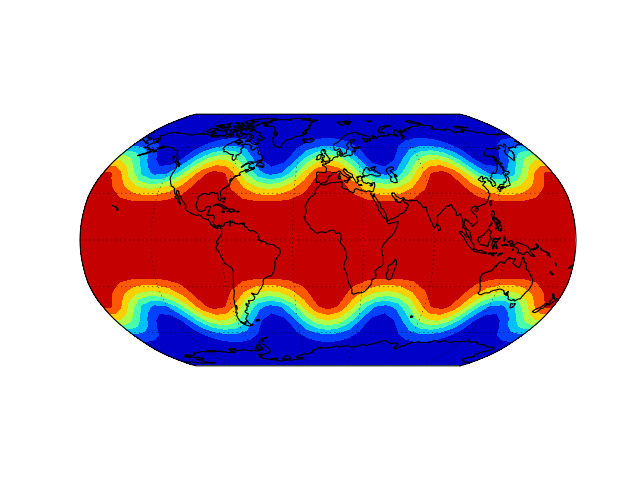

Here is the Python script that generated this plot:
import matplotlib.pyplot as plt
import cartopy.crs as ccrs
from cartopy.examples.waves import sample_data

ax = plt.axes(projection=ccrs.Robinson())

ax.set_global()

lons, lats, data = sample_data(shape=(20, 40))

plt.contourf(lons, lats, data, transform=ccrs.PlateCarree())

ax.coastlines()
ax.gridlines()

plt.show()
